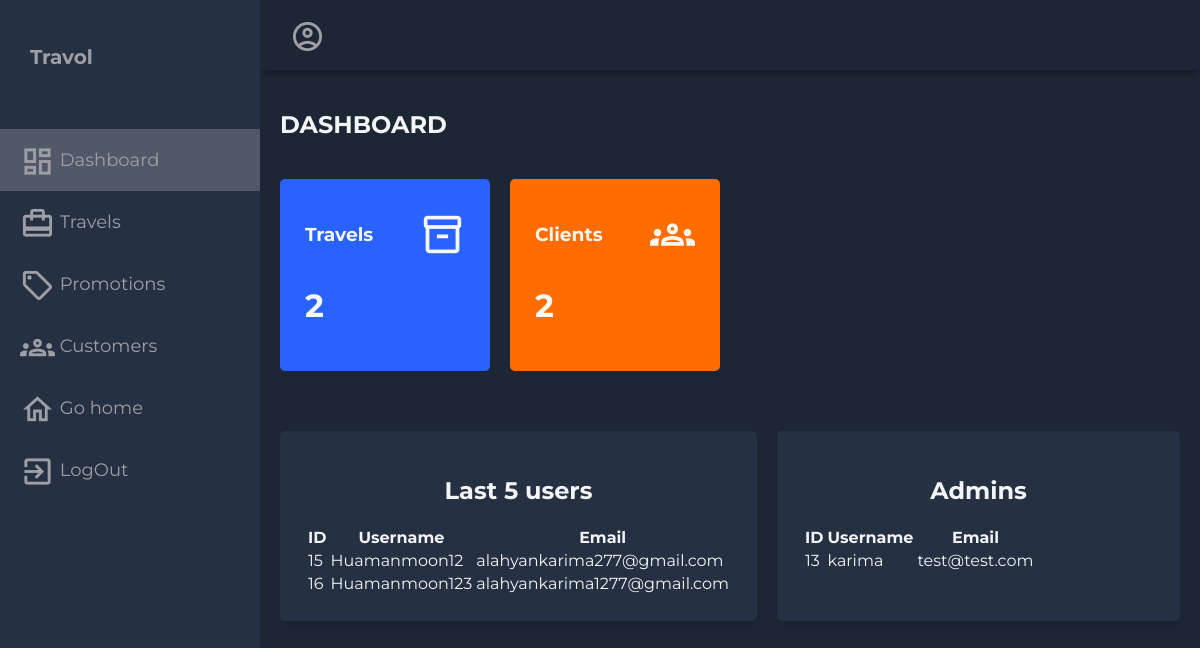
The app's page /administrator/ with its own data.
### myfirstapp/models.py (models this page shows, shortened)
class CustomUser(AbstractUser):
    email = models.EmailField(unique=True)
    password = models.CharField(max_length=128)  # Use a more secure method for storing passwords
    birth_date = models.DateField(null=True, blank=True)
    first_name = models.CharField(max_length=30)
    last_name = models.CharField(max_length=30)
    groups = models.ManyToManyField(
        "auth.Group",
        related_name="customuser_set",
        blank=True,
        help_text="The groups this user belongs to. A user will get all permissions granted to each of their groups.",
        verbose_name="groups",
    )
    user_permissions = models.ManyToManyField(
        "auth.Permission",
        related_name="customuser_set",
        blank=True,
        help_text="Specific permissions for this user.",
        verbose_name="user permissions",
    )

### myfirstapp/views.py (the view)
# urls.py: path('administrator/', administrator_dashboard, name='administrator_dashboard'),
def administrator_dashboard(request):
    username = request.user.username
    last_five_users = get_user_model().objects.filter(is_superuser=False)[:5]
    all_admins = get_user_model().objects.filter(is_superuser=True)
    num_travels = Travel.objects.count()
    num_users = get_user_model().objects.filter(is_superuser=False).count()
    context = {
        'last_five_users': last_five_users,
        'all_admins': all_admins,
        'num_travels': num_travels,
        'num_users': num_users,
        'username': username,
    }
    return render(request, 'myfirstapp/administrateur.html', context)

### myfirstapp/templates/myfirstapp/administrateur.html (shortened to what this page needs)
<!DOCTYPE html>
<html lang="en">
  <head>
  </head>
  <body>
    <div class="grid-container">
      <header class="header">
        <div class="header-right">
          <span class="material-icons-outlined">account_circle</span>
        </div>
      </header>
      <aside id="sidebar">
        <div class="sidebar-title">
          <div class="sidebar-brand">
           Travol
          </div>
        </div>
        <ul class="sidebar-list">
          <li class="sidebar-list-item" id="aa">
            <a href="{%url 'administrator_dashboard'}" target="_blank">
              <span class="material-icons-outlined">dashboard</span> Dashboard
            </a>
          </li>
          <li class="sidebar-list-item">
            <a href="{% url 'list_travels'%}" target="_blank">
                <span class="material-icons-outlined">card_travel</span> Travels
            </a>
          </li>
          <li class="sidebar-list-item">
            <a href="{% url 'add_promotion' %}" target="_blank">
                <span class="material-icons-outlined">local_offer</span> Promotions
            </a>
          </li>
          <li class="sidebar-list-item">
            <a href="{% url 'client_list' %}" target="_blank">
              <span class="material-icons-outlined">groups</span> Customers
            </a>
          </li>
          <li class="sidebar-list-item">
            <a href="{% url 'home_page' %}" target="_blank">
                <span class="material-icons-outlined">home</span> Go home
            </a>
        </li>
        <li class="sidebar-list-item">
            <a href="{% url 'logout_view' %}" target="_blank">
                <span class="material-icons-outlined">exit_to_app</span> LogOut
            </a>
        </li>
        </ul>
      </aside>
      <main class="main-container">
        <div class="main-title">
          <h2>DASHBOARD</h2>
        </div>
        <div class="main-cards">
          <div class="card">
            <div class="card-inner">
              <h3>Travels</h3>
              <span class="material-icons-outlined">inventory_2</span>
            </div>
            <h1>{{ num_travels }}</h1>
          </div>
          <div class="card">
            <div class="card-inner">
              <h3>Clients</h3>
              <span class="material-icons-outlined">groups</span>
            </div>
            <h1>{{ num_users }}</h1>
          </div>
        </div>
        <div class="charts">
          <div class="charts-card">
            <h2 class="chart-title">Last 5 users</h2>
            <table class="table">
                <thead>
                    <tr>
                        <th>ID</th>
                        <th>Username</th>
                        <th>Email</th>
                    </tr>
                </thead>
                <tbody>
                    {% for user in last_five_users %}
                        <tr>
                            <td>{{ user.id }}</td>
                            <td>{{ user.username }}</td>
                            <td>{{ user.email }}</td>
                        </tr>
                    {% endfor %}
                </tbody>
            </table>
        </div>
   <div class="charts-card">
          <h2 class="chart-title">Admins</h2>
          <div class="row">
            <table class="table">
            <thead>
                <tr>
                    <th>ID</th>
                    <th>Username</th>
                    <th>Email</th>
                </tr>
            </thead>
            <tbody>
                {% for admin in all_admins %}
                    <tr>
                        <td>{{ admin.id }}</td>
                        <td>{{ admin.username }}</td>
                        <td>{{ admin.email }}</td>
                    </tr>
                {% endfor %}
            </tbody></table>
          </div>
      </div>
        </div>
      </main>
    </div>
  </body>
</html>

### myfirstapp/templates/myfirstapp/administrateur.html (style rules this page uses)
body { margin: 0; padding: 0; background-color: #1d2634; color: #9e9ea4; font-family: 'Montserrat', sans-serif; }
.material-icons-outlined { vertical-align: middle; line-height: 1px; font-size: 35px; }
.grid-container { display: grid; grid-template-columns: 260px 1fr 1fr 1fr; grid-template-rows: 0.2fr 3fr; grid-template-areas: 'sidebar header header header' 'sidebar main main main'; height: 100vh; }
.header { grid-area: header; height: 70px; display: flex; align-items: center; justify-content: space-between; padding: 0 30px 0 30px; box-shadow: 0 6px 7px -3px rgba(0, 0, 0, 0.35); }
#sidebar { grid-area: sidebar; height: 100%; background-color: #263043; overflow-y: auto; transition: all 0.5s; -webkit-transition: all 0.5s; }
.sidebar-title { display: flex; justify-content: space-between; align-items: center; padding: 30px 30px 30px 30px; margin-bottom: 30px; }
.sidebar-brand { margin-top: 15px; font-size: 20px; font-weight: 700; }
.sidebar-list { padding: 0; margin-top: 15px; list-style-type: none; }
.sidebar-list-item { padding: 20px 20px 20px 20px; font-size: 18px; }
#aa { background-color: rgba(255, 255, 255, 0.2); }
.sidebar-list-item > a { text-decoration: none; color: #9e9ea4; }
.main-container { grid-area: main; overflow-y: auto; padding: 20px 20px; color: rgba(255, 255, 255, 0.95); }
.main-title { display: flex; justify-content: space-between; }
.main-cards { display: grid; grid-template-columns: 1fr 1fr 1fr 1fr; gap: 20px; margin: 20px 0; }
.card { display: flex; flex-direction: column; justify-content: space-around; padding: 25px; border-radius: 5px; }
.card:first-child { background-color: #2962ff; }
.card:nth-child(2) { background-color: #ff6d00; }
.card-inner { display: flex; align-items: center; justify-content: space-between; }
.card-inner > .material-icons-outlined { font-size: 45px; }
.charts { display: grid; grid-template-columns: 1fr 1fr; gap: 20px; margin-top: 60px; }
.charts-card { background-color: #263043; margin-bottom: 20px; padding: 25px; box-sizing: border-box; -webkit-column-break-inside: avoid; border-radius: 5px; box-shadow: 0 6px 7px -4px rgba(0, 0, 0, 0.2); }
.chart-title { display: flex; align-items: center; justify-content: center; }

### records on screen
CustomUser: id "15", username "Huamanmoon12", email "alahyankarima277@gmail.com"
CustomUser: id "16", username "Huamanmoon123", email "alahyankarima1277@gmail.com"
CustomUser: id "13", username "karima", email "test@test.com"

### other values on screen
{{ num_travels }} "2"
{{ num_users }} "2"
